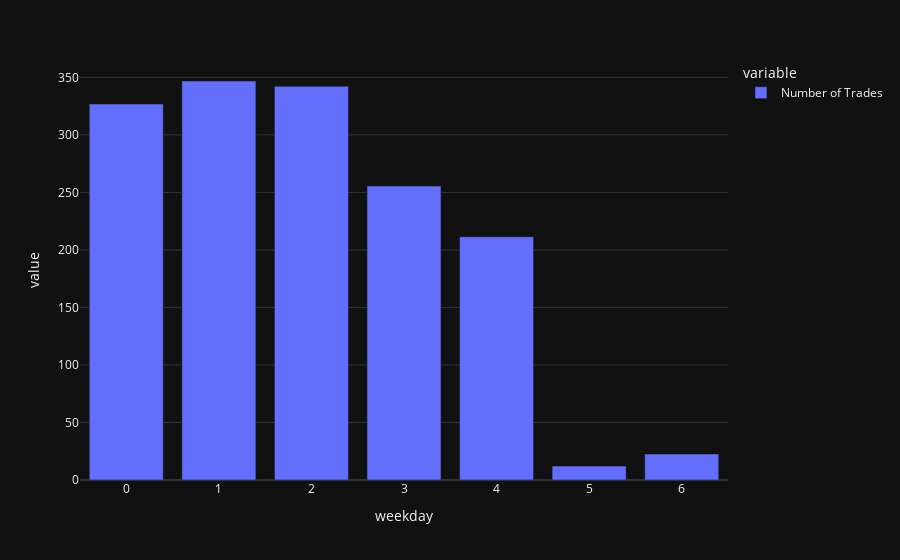

Write notebook code for a chart like this one.
### Code cell
df_week = commodity['df_DA_CEGH'].groupby(by = ['weekday'])['Number of Trades'].mean()
df_week
fig = px.bar(df_week)
fig.show()

### Figure 1 — Plotly figure (JSON) as saved in the notebook; plotly's stock layout.template omitted (floating-point values rounded to 4 significant figures)
{"data": [{"alignmentgroup": "True", "hovertemplate": "variable=Number of Trades<br>weekday=%{x}<br>value=%{y}<extra></extra>", "legendgroup": "Number of Trades", "marker": {"color": "#636efa", "pattern": {"shape": ""}}, "name": "Number of Trades", "offsetgroup": "Number of Trades", "orientation": "v", "showlegend": true, "textposition": "auto", "x": [0, 1, 2, 3, 4, 5, 6], "xaxis": "x", "y": [326.9, 346.9, 342.3, 255.6, 211.5, 12.13, 22.66], "yaxis": "y", "type": "bar"}], "layout": {"xaxis": {"anchor": "y", "domain": [0.0, 1.0], "title": {"text": "weekday"}}, "yaxis": {"anchor": "x", "domain": [0.0, 1.0], "title": {"text": "value"}}, "legend": {"title": {"text": "variable"}, "tracegroupgap": 0}, "margin": {"t": 60}, "barmode": "relative"}}
